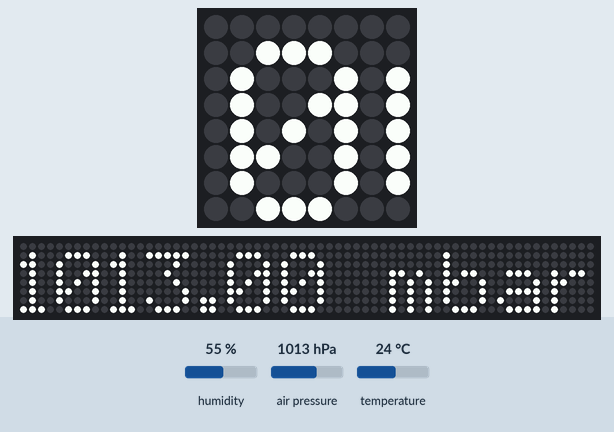
Recording of a program running on a simulated Raspberry Pi (BCM pin numbers) with a Sense HAT. Parts: the Sense HAT's 8×8 RGB LED matrix, a strip that is not on the board, showing the scrolling text unrolled. Inputs (shaded band) come from the test bench; at power-on: humidity 55 %, air pressure 1013 hPa, temperature 24 °C. The 64×8 strip is a reading aid, not a part: it shows the text the matrix is scrolling, unrolled, one strip-width of it at a time.

Above: at 1.25 s.
1.3 s: humidity set to 22 %
At 4.55 s:
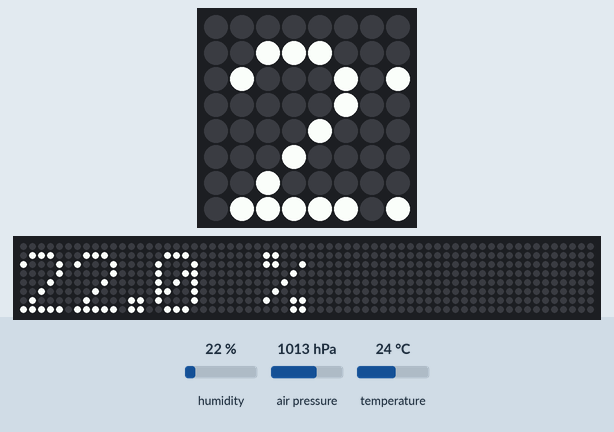
9.2 s: air pressure set to 952 hPa
At 15.91 s:
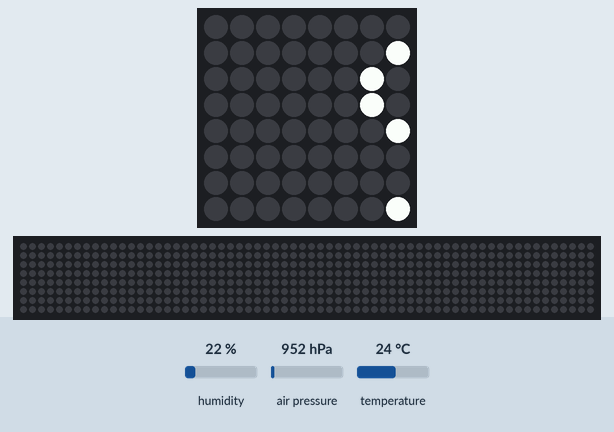
17.3 s: temperature set to 12 °C
At 18.84 s:
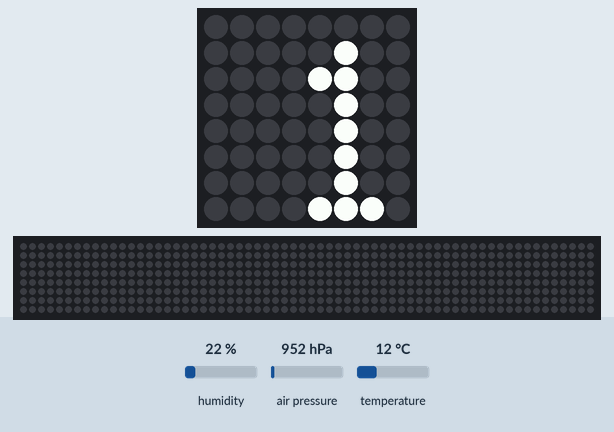
25.2 s: humidity set to 40 %
At 27.76 s:
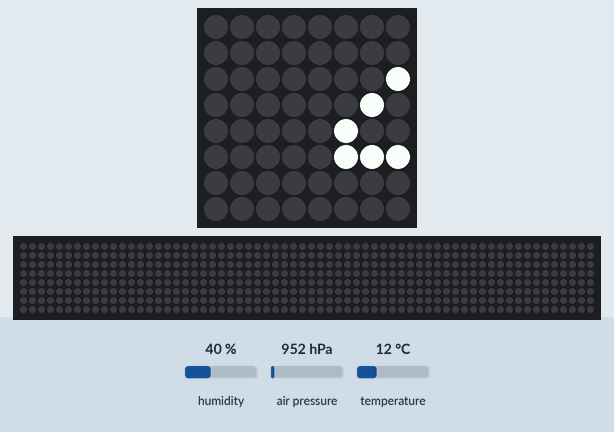

The program:

display_environment.py
```python
#!/usr/bin/env python3
"""Displays environmental measurements on LED matrix"""

import time

import sense_hat

sense = sense_hat.SenseHat()
sense.set_rotation(180)

SCROLL_SPEED = 0.04

while True:
    pressure_mbar = sense.get_pressure()
    pressure_atm = pressure_mbar / 1013.25
    message = "%.2f mbar" % pressure_mbar
    sense.show_message(message, scroll_speed=SCROLL_SPEED)

    # temp = sense.get_temperature_from_humidity()
    # message = "%1.f C (from humidity sensor)" % temp
    temp = sense.get_temperature()
    message = "%1.f C" % temp
    sense.show_message(message, scroll_speed=SCROLL_SPEED)

    # temp = sense.get_temperature_from_pressure()
    # message = "%.1f C (from pressure sensor)" % temp
    # sense.show_message(message, scroll_speed=SCROLL_SPEED)

    humidity = sense.get_humidity()
    message = "%.1f %% humidity" % humidity
    sense.show_message(message, scroll_speed=SCROLL_SPEED)
```
